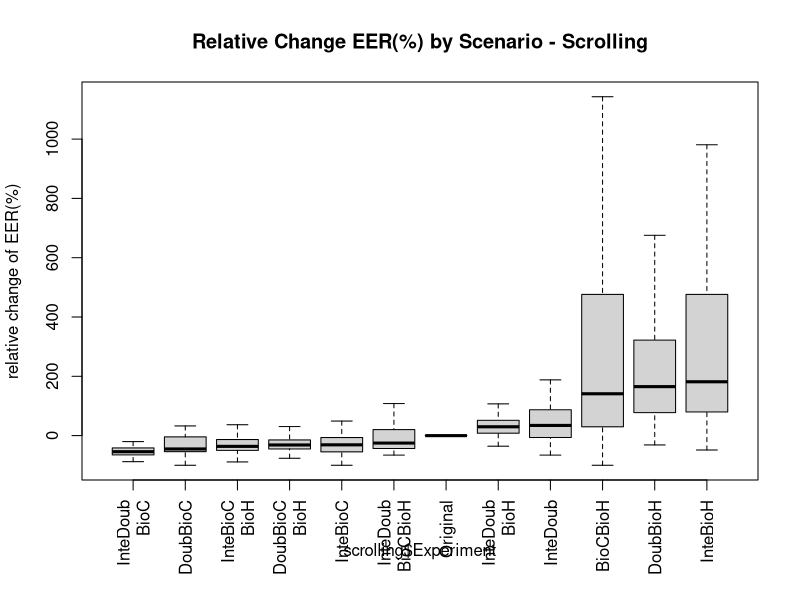
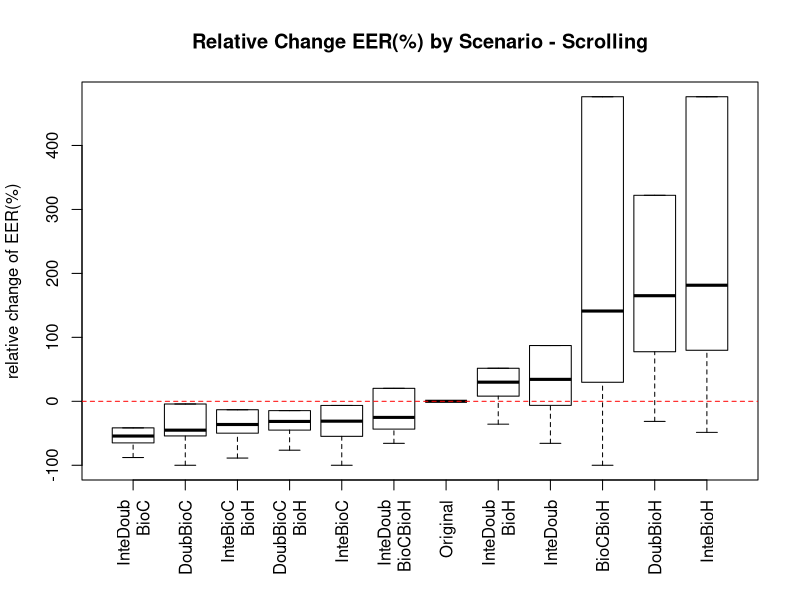

These figures' R source, in order:
sOriginal<-c(0.0198675497,0.0093582888,0.1181318681,0.0291262136,0.1462264151,0.0208333333,0.0817843866,0.1151832461,0.0869565217,0.2272727273,0.1724137931,0.0796460177,0.3164556962,0.1467889908,0.0751173709,0.1747572816,0.0550458716,0.0847457627,0.1481481481,0.0145985401,0.0485175202,0.0483870968,0.125498008,0.0632183908,0.0402298851,0.0543478261,0.0748031496,0.0895140665,0.1504424779,0.0459770115,0.0833333333,0.0707964602,0.1590214067,0.0068728522,0.0534482759,0.095505618,0.01953125,0.0434782609,0.0689655172,0.1504424779,0.0416666667)
sBioCBioH<-c(0.071953125,0.018572535757063344,0.023496293440634815,0.24509803921568626,0.23148148148148148,0.08158995815899582,0.10074626865671642,0.12203389830508475,0.12958308899500154,0.36354087089381204,0.05373676402885058,0.458903242147923,0.15048598553345388,0.4967250329530846,0.19190500878481523,0.04198473282442748,0.35429447852760737,0.49710982658959535,0.48214285714285715,0.013392857142857142,0.06729862914027747,0.4878048780487805,0.202395528431954,0.4902641238766297,0.5,0.13106796116504854,0.021199273167777106,0.13037202077416724,0.4183973604787969,0.49696382428940566,0.48549742477636215,0.26777882205513787,0.03509734483847906,0.06387076731904318,0.12389162561576354,0.16516059556138213,0.22795807978363758,0.05641025641025641,0.21965317919075145,0.48214285714285715,0.0)
sDoubBioC<-c(0.01,0.05137039385612626,0.044157450465428204,0.00980392156862745,0.07716049382716049,0.01677201103890323,0.061567164179104475,0.061016949152542375,0.16715534333026166,0.11397058823529412,0.07803468208092486,0.08482142857142858,0.11160714285714286,0.07208588957055215,0.05214723926380368,0.08015267175572519,0.41419420528947776,0.40173410404624277,0.06696428571428571,0.004464285714285714,0.029141104294478526,0.2804878048780488,0.08263504939003781,0.03468208092485549,0.008670520231213872,0.03398058252427184,0.024475524475524476,0.09049472016067028,0.07514450867052024,0.023255813953488372,0.07983193277310924,0.06696428571428571,0.06595092024539877,0.0034482758620689655,0.05264416111272095,0.08192090395480225,0.010716700473292765,0.057692307692307696,0.06358381502890173,0.15178571428571427,0.0)
sDoubBioH<-c(0.08309895833333333,0.016564503628549287,0.11632090852870074,0.27040816326530615,0.31877474959235963,0.08793732751713701,0.14515505374680998,0.18811784541662968,0.1633576275446092,0.4152501909854851,0.1782699882346923,0.458903242147923,0.25265596745027125,0.4967250329530846,0.20553587372908208,0.20603275772622842,0.36309738619374127,0.49710982658959535,0.48831569664902996,0.028806047966631908,0.09016420551320424,0.4878048780487805,0.23433643894319986,0.4902641238766297,0.5,0.14407450401013086,0.07586311326468807,0.2024775234180095,0.4314926594710727,0.49696382428940566,0.48359989156953104,0.2676221804511278,0.1563502751591933,0.0639484311898105,0.07602144305998261,0.19297218840715422,0.0440500338066261,0.12798216276477145,0.23410404624277456,0.49192629179331304,0.02857142857142857)
sInteBioC<-c(0.0,0.05078559853448883,0.040025219060469526,0.024509803921568627,0.10185185185185185,0.046060713967773524,0.07649253731343283,0.07457627118644068,0.1729356901510709,0.051470588235294115,0.06936416184971098,0.07142857142857142,0.10714285714285714,0.10122699386503067,0.05178720585270313,0.0916030534351145,0.41467752745269887,0.40173410404624277,0.06696428571428571,0.0,0.024539877300613498,0.2682926829268293,0.08163704539802184,0.03757225433526012,0.008670520231213872,0.043689320388349516,0.038461538461538464,0.07592220670610202,0.03468208092485549,0.029069767441860465,0.06722689075630252,0.0625,0.04141104294478527,0.006896551724137931,0.07968704723268619,0.0903954802259887,0.0504394861392833,0.021794871794871794,0.031791907514450865,0.12946428571428573,0.0)
sInteBioH<-c(0.079765625,0.01773409427182414,0.11356608759206162,0.25,0.31551362683438156,0.12995637852755274,0.17562446833191556,0.20706362587629779,0.18358884141744158,0.39686783804430864,0.18711954575681622,0.458903242147923,0.2405628390596745,0.49693251533742333,0.21176445174112157,0.23690061513377308,0.3646311285250296,0.4988047418438326,0.4852292768959436,0.020692127215849843,0.0842152696244605,0.4878048780487805,0.23653332313009762,0.4884393063583815,0.5,0.17823976361333896,0.10778591487252905,0.1971074639511713,0.42349992326973246,0.49696382428940566,0.48359989156953104,0.26323621553884713,0.11537150647580095,0.0612457284871078,0.0995508548246885,0.19893404501045667,0.06443542934415145,0.0838907469342252,0.22897962530234084,0.4848024316109423,0.02142857142857143)
sInteDoub<-c(0.01390625,0.008032128514056224,0.10645013613473725,0.0545218087234894,0.32660726764500353,0.07339980414849105,0.1511677364472972,0.15574585145088293,0.12578537320934907,0.2128533231474408,0.15939434242160724,0.098879179331307,0.42506781193490056,0.2509112951782721,0.08878423917739567,0.2157414955903061,0.08549002423055112,0.1258841971196238,0.14247134038800707,0.0072992700729927005,0.06004745919666628,0.12809876049580168,0.15848654129440798,0.08289734610353994,0.017740340736233647,0.15650063317855634,0.07301360057265568,0.14418746959973638,0.19621208245946084,0.10439276485788113,0.05082678232583356,0.05325814536340852,0.13356859028712986,0.011245728487107797,0.09776151840046363,0.18487217904298156,0.041176470588235294,0.08528428093645485,0.14023490345590947,0.34014057750759874,0.014285714285714285)
sDoubBioCBioH<-c(0.016432291666666668,0.012210244486718806,0.06495514380486551,0.05612244897959184,0.06734800838574423,0.01691444849995549,0.06234049957466553,0.05514242612476706,0.07328753734885929,0.12504774637127578,0.1060156529745767,0.06329154002026342,0.1181622965641953,0.07208588957055215,0.05108154036694605,0.10646261024234789,0.27115662215806563,0.40173410404624277,0.06591710758377425,0.014598540145985401,0.03322970581912589,0.2804878048780488,0.07325923233405393,0.03468208092485549,0.009469120778825677,0.026013085690164625,0.042866582236660976,0.06648439583889038,0.05969614814056985,0.0315891472868217,0.056925996204933584,0.044407894736842105,0.08408565680748832,0.007952780366573469,0.09971747319617502,0.0758966195336642,0.19553752535496957,0.045930880713489414,0.046242774566473986,0.12851443768996962,0.02857142857142857)
sInteBioCBioH<-c(0.009765625,0.012795039808356234,0.05928487097318266,0.025510204081632654,0.08278010715117633,0.025460696163090893,0.07399853066274843,0.06823143136036916,0.06509173159085196,0.05992169595110772,0.12064555731750984,0.04188829787234043,0.11239828209764918,0.10122699386503067,0.050361473544744954,0.11131697917438672,0.27527452698870963,0.40173410404624277,0.05869708994708995,0.0072992700729927005,0.03188199692424719,0.2682926829268293,0.07904797433886221,0.03757225433526012,0.004534910252509888,0.04717180244829042,0.06255162160673972,0.06418182103462884,0.0423551076781421,0.034366925064599485,0.03361344537815126,0.03555764411027569,0.06900177897484497,0.00697421559490525,0.10404955085482469,0.06064082155008271,0.21291413116970925,0.021906354515050165,0.026667486574017137,0.1293693009118541,0.02142857142857143)
sInteDoubBioC<-c(0.00390625,0.0033467202141900937,0.05548594880691356,0.015306122448979591,0.095125786163522,0.014822398290750466,0.041093109581625556,0.08116958026444228,0.03040965066599648,0.07682391138273491,0.1060156529745767,0.036379179331306986,0.10103978300180833,0.05612601910465249,0.03356951525101529,0.13940561772771068,0.03180904263545909,0.04954443029293622,0.03979276895943562,0.0072992700729927005,0.02630512790832272,0.01834266293482607,0.07665021394909861,0.027984051305852076,0.009069820505019775,0.020578303081468973,0.04154506910412422,0.059831641378877504,0.045923065118420384,0.005555555555555556,0.01301165627541339,0.026472431077694234,0.044611535072405936,0.0026250388319353835,0.06070704143726456,0.037979523675749916,0.044286680189317106,0.021181716833890744,0.033298487270938384,0.10799772036474163,0.014285714285714285)
sInteDoubBioH<-c(0.021718750000000002,0.007024589586415839,0.11768627167513995,0.04591836734693878,0.29373398555788494,0.0549274459182765,0.113641636377697,0.16341290265329667,0.12496160397643183,0.2598357524828113,0.22395007417259194,0.10505319148936171,0.26570976491862563,0.2509112951782721,0.08004982862409632,0.2236715333876825,0.08622467391864722,0.1258841971196238,0.12973985890652556,0.010948905109489052,0.05702544937410084,0.12809876049580168,0.14751646866012386,0.08289734610353994,0.031696836020687555,0.07745884339383706,0.09644292715158856,0.11225346366874303,0.16256586014629903,0.07428940568475452,0.05353754404987802,0.06195175438596491,0.2002302691738574,0.010422491456974216,0.06210518690234715,0.14356837406748446,0.04259634888438134,0.06337792642140469,0.1315643832246956,0.3114551671732523,0.03571428571428571)
sInteDoubBioCBioH<-c(0.008619791666666668,0.004685408299866131,0.05945754925346762,0.01020408163265306,0.10584090379687863,0.035742900382800674,0.08441922511793365,0.08365427278374302,0.07376225182206585,0.15550993124522536,0.10005626886285743,0.03020516717325228,0.14455244122965644,0.24079754601226994,0.05540194130015265,0.13629289261098348,0.07313630973861937,0.0953757225433526,0.0865299823633157,0.0072992700729927005,0.04508210275660212,0.12195121951219512,0.1269489774444721,0.06829880595755453,0.016095603894128382,0.05883284086112284,0.04329332085237597,0.06698256790045973,0.18090439408665404,0.029069767441860465,0.04852263486039577,0.0400219298245614,0.06797512760403678,0.008620689655172414,0.06460446247464503,0.12423135749289885,0.04063556457065585,0.04085841694537347,0.12269913499774525,0.301766717325228,0.014285714285714285)

sBioCBioH<-((sBioCBioH-sOriginal)/sOriginal)*100
sDoubBioC<-((sDoubBioC-sOriginal)/sOriginal)*100
sDoubBioH<-((sDoubBioH-sOriginal)/sOriginal)*100
sInteBioC<-((sInteBioC-sOriginal)/sOriginal)*100
sInteBioH<-((sInteBioH-sOriginal)/sOriginal)*100
sInteDoub<-((sInteDoub-sOriginal)/sOriginal)*100
sDoubBioCBioH<-((sDoubBioCBioH-sOriginal)/sOriginal)*100
sInteBioCBioH<-((sInteBioCBioH-sOriginal)/sOriginal)*100
sInteDoubBioH<-((sInteDoubBioH-sOriginal)/sOriginal)*100
sInteDoubBioC<-((sInteDoubBioC-sOriginal)/sOriginal)*100
sInteDoubBioCBioH<-((sInteDoubBioCBioH-sOriginal)/sOriginal)*100
sOriginal<-((sOriginal-sOriginal)/sOriginal)*100


scrolling<-matrix(c(sOriginal,sBioCBioH,sDoubBioC,sDoubBioH,sInteBioC,sInteBioH,sInteDoub,sDoubBioCBioH,sInteBioCBioH,sInteDoubBioH,sInteDoubBioC,sInteDoubBioCBioH),nrow=492)

ex0=rep('Original',41)
ex1=rep('BioCBioH',41)
ex2=rep('DoubBioC',41)
ex3=rep('DoubBioH',41)
ex4=rep('InteBioC',41)
ex5=rep('InteBioH',41)
ex6=rep('InteDoub',41)
ex7=rep('DoubBioC\nBioH',41)
ex8=rep('InteBioC\nBioH',41)
ex9=rep('InteDoub\nBioH',41)
ex10=rep('InteDoub\nBioC',41)
ex11=rep('InteDoub\nBioCBioH',41)
ex<-c(ex0,ex1,ex2,ex3,ex4,ex5,ex6,ex7,ex8,ex9,ex10,ex11)

scrolling<-data.frame(EER=scrolling,Experiment=ex)
par(mar=c(6,4.1,4.1,2.1),mgp=c(3,1,0))


boxPlotWithoutWiskers<-boxplot(scrolling$EER ~ scrolling$Experiment,at=rank(tapply(scrolling$EER, scrolling$Experiment, median)),main="Relative Change EER(%) by Scenario - Scrolling",ylab="relative change of EER(%)",las=3,outline=FALSE)

boxPlotWithoutWiskers$stats[5,]<-boxPlotWithoutWiskers$stats[4,]


bxp(boxPlotWithoutWiskers,at=rank(tapply(scrolling$EER, scrolling$Experiment, median)),main="Relative Change EER(%) by Scenario - Scrolling",ylab="relative change of EER(%)",las=3,outline=FALSE)
abline(h=0, col = "red", lty = 2) 



